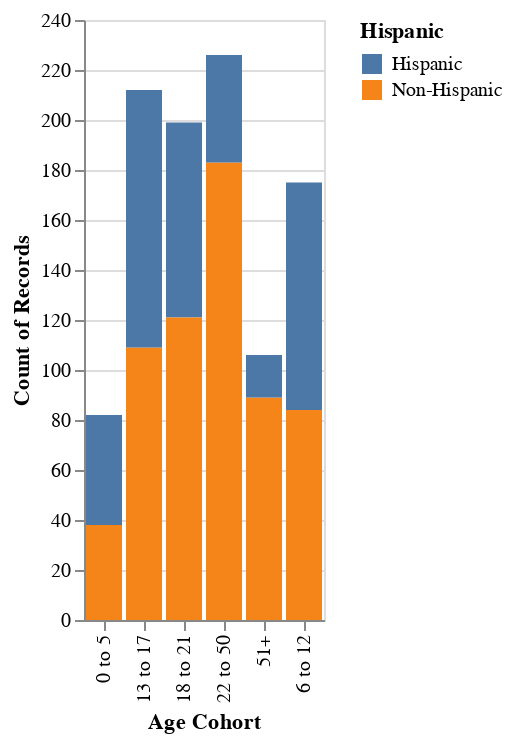

Notebook cell for this chart:
### Code cell
# ct = pd.DataFrame(pd.crosstab(ddsdf["Hispanic"], ddsdf["Age Cohort"]))
# ct.divide(ct.sum(axis=1), axis=0)
# ct.divide(ct.su#.iloc[[0,5,2,3,4]]
# ddsdf.groupby(["Age Cohort", "Hispanic"]).plot.hist(stacked=True)
Chart(ddsdf).mark_bar().encode(x="Age Cohort", y="count(Age Cohort)", color="Hispanic")

### Figure 1 — Vega-Lite specification as saved in the notebook (floating-point values rounded to 4 significant figures; data arrays with more than 128 entries replaced by an {"elided": "..."} marker saying what was removed)
{"config": {"view": {"continuousWidth": 400, "continuousHeight": 300}}, "data": {"name": "data-0af8718aa0513541c050142bd1c30598"}, "mark": "bar", "encoding": {"color": {"field": "Hispanic", "type": "nominal"}, "x": {"field": "Age Cohort", "type": "nominal"}, "y": {"aggregate": "count", "field": "Age Cohort", "type": "nominal"}}, "$schema": "https://vega.github.io/schema/vega-lite/v4.17.0.json", "datasets": {"data-0af8718aa0513541c050142bd1c30598": {"elided": "1000 records"}}}
